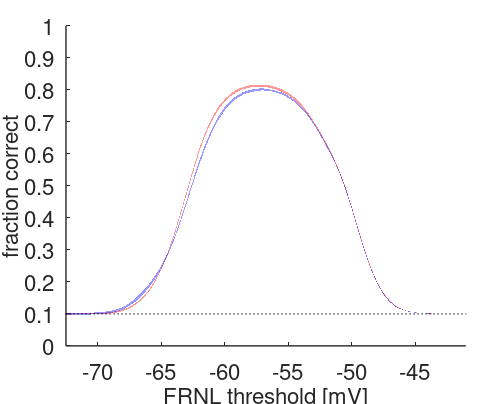
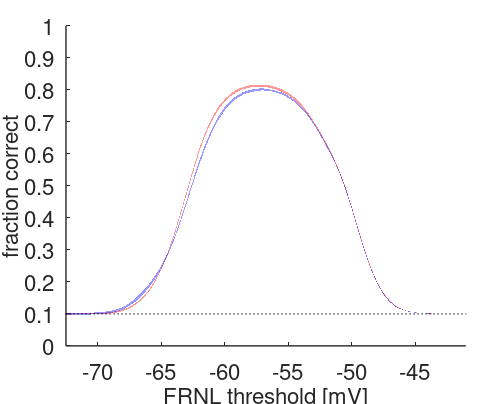

Write the MATLAB code that produced these figures, in order.
% script for creating Fig. 3 figure supplement 2
% extrenal functions used: -
% input data:
%   script_2d_3deg_data.mat (3deg curves)
%   script_2d_90deg_data.mat (90deg curves)

close all
clearvars
cd(fileparts(which(mfilename)));
addpath('../functions/');

load('script_2d_3deg_data.mat','thresholds','FC_LIN')
FC = FC_LIN;
FC_min = min(FC);
FC_max = max(FC);

load('script_2d_90deg_data.mat','thresholds','FC_LIN')
FC90 = FC_LIN;
FC90_min = min(FC90);
FC90_max = max(FC90);

text_size = 16;
ABC_size = 24;
ABC_yshift = 0.1;

lwidth = 3;
ax_width = 1;
xmin = -72.5;
xmax = -41;
ymax = 1;

width_A = 400;
height = 320;
mtop = 25;
mbottom = 60;
mright = 27;
mleft = 67;
gapx = 60;

figure_width = mleft+width_A+mright;
figure_height = mbottom+height+mtop;
set(gcf,'unit','pixel','position',[0 0 figure_width figure_height])
set(gcf,'color','white')

% panel A

axes_position = [mleft mbottom width_A height];
axes('unit','pixel','position',axes_position)
set(gca,'FontName','Helvetica','fontsize',text_size,'linewidth',ax_width)

hold on

f1 = fill([thresholds,fliplr(thresholds)],[FC_max,fliplr(FC_min)],'r','edgecolor','none')
set(f1,'facealpha',.4)
f2 = fill([thresholds,fliplr(thresholds)],[FC90_max,fliplr(FC90_min)],'b','edgecolor','none')
set(f2,'facealpha',.4)

K = 10;
line([thresholds(1) thresholds(end)],[1/K 1/K],'linestyle',':','linewidth',ax_width,'color','k')

set(gca,'xlim',[xmin,xmax],'xtick',-70:5:-45,'xticklabel',{'-70','-65','-60','-55','-50','-45'})
set(gca,'ylim',[0 ymax],'ytick',0:.1:ymax)

xlabel('FRNL threshold [mV]','FontName','Helvetica','fontsize',text_size)
ylabel('fraction correct','FontName','Helvetica','fontsize',text_size)

set(gcf,'PaperPositionMode','auto','papersize',[17 14]);
print(gcf,mfilename,'-dpdf','-r0')
saveas(gcf,[mfilename,'.png']);